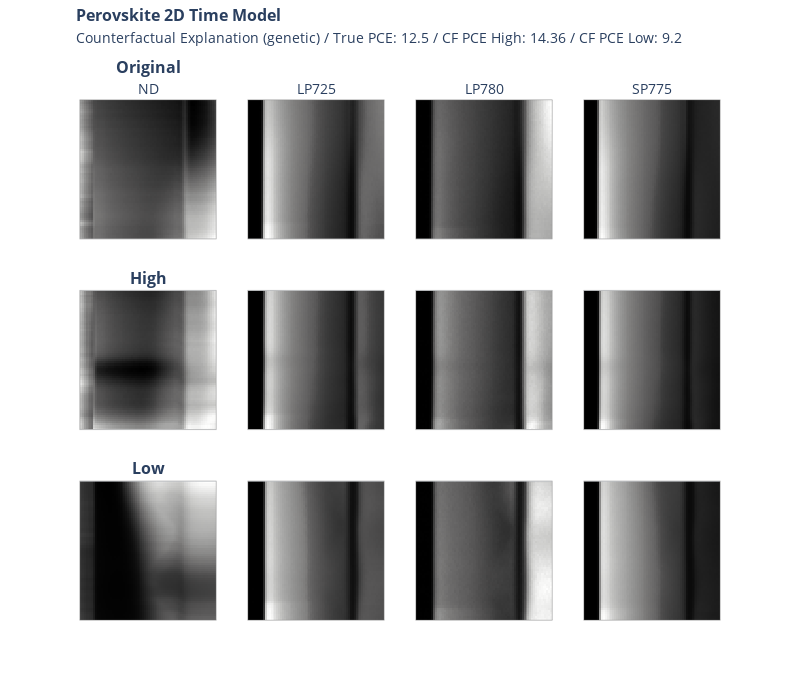

The notebook cell saved with this chart:
### Code cell
import plotly.graph_objects as go
import plotly.express as px
from plotly.subplots import make_subplots


def format_title(title, subtitle=None, font_size=16, subtitle_font_size=14):
    title = f'<span style="font-size: {font_size}px;"><b>{title}</b></span>'
    if not subtitle:
        return title
    subtitle = f'<span style="font-size: {subtitle_font_size}px;">{subtitle}</span>'
    return f"{title}<br>{subtitle}"


fig = make_subplots(
    rows=3,
    cols=4,
    vertical_spacing=0.1,
    subplot_titles=(
        format_title("Original", "ND"),
        format_title("", "LP725"),
        format_title("", "LP780"),
        format_title("", "SP775"),
        format_title("High"),
        None,
        None,
        None,
        format_title("Low"),
        None,
        None,
        None,
    ),
)

fig.add_trace(
    go.Heatmap(z=x[0], colorscale="gray", showscale=False), row=1, col=1
)
fig.add_trace(
    go.Heatmap(z=x[1], colorscale="gray", showscale=False), row=1, col=2
)
fig.add_trace(
    go.Heatmap(z=x[2], colorscale="gray", showscale=False), row=1, col=3
)
fig.add_trace(
    go.Heatmap(z=x[3], colorscale="gray", showscale=False), row=1, col=4
)


fig.add_trace(
    go.Heatmap(z=cf_high[0], colorscale="gray", showscale=False), row=2, col=1
)
fig.add_trace(
    go.Heatmap(z=cf_high[1], colorscale="gray", showscale=False), row=2, col=2
)
fig.add_trace(
    go.Heatmap(z=cf_high[2], colorscale="gray", showscale=False), row=2, col=3
)
fig.add_trace(
    go.Heatmap(z=cf_high[3], colorscale="gray", showscale=False), row=2, col=4
)


fig.add_trace(
    go.Heatmap(z=cf_low[0], colorscale="gray", showscale=False), row=3, col=1
)
fig.add_trace(
    go.Heatmap(z=cf_low[1], colorscale="gray", showscale=False), row=3, col=2
)
fig.add_trace(
    go.Heatmap(z=cf_low[2], colorscale="gray", showscale=False), row=3, col=3
)
fig.add_trace(
    go.Heatmap(z=cf_low[3], colorscale="gray", showscale=False), row=3, col=4
)

fig.update_yaxes(showticklabels=False)
fig.update_xaxes(showticklabels=False)

fig.update_layout(
    title=format_title(
        "Perovskite 2D Time Model",
        "Counterfactual Explanation ("
        + str(cf_methode)
        + ") / True PCE: "
        + str(*y[0])
        + " / CF PCE High: "
        + str(*y_cf_high[0])
        + " / CF PCE Low: "
        + str(*y_cf_low[0]),
    ),
    title_y=0.97,
    title_x=0.095,
    height=700,
    width=800,
)

fig.update_xaxes(showline=True, linewidth=0.5, linecolor="grey", mirror=True)
fig.update_yaxes(showline=True, linewidth=0.5, linecolor="grey", mirror=True)

fig.write_image("xai/images/2D_time/2D_time_cf.png", scale=2)

fig.show()

### Figure 1 — Plotly figure (JSON) as saved in the notebook; plotly's stock layout.template omitted (floating-point values rounded to 4 significant figures; data arrays with more than 128 entries replaced by an {"elided": "..."} marker saying what was removed)
{"data": [{"colorscale": [[0, "rgb(0, 0, 0)"], [0.09091, "rgb(16, 16, 16)"], [0.1818, "rgb(38, 38, 38)"], [0.2727, "rgb(59, 59, 59)"], [0.3636, "rgb(81, 80, 80)"], [0.4545, "rgb(102, 101, 101)"], [0.5455, "rgb(124, 123, 122)"], [0.6364, "rgb(146, 146, 145)"], [0.7273, "rgb(171, 171, 170)"], [0.8182, "rgb(197, 197, 195)"], [0.9091, "rgb(224, 224, 223)"], [1, "rgb(254, 254, 253)"]], "showscale": false, "type": "heatmap", "xaxis": "x", "yaxis": "y", "z": {"elided": "65x72 float values"}}, {"colorscale": [[0, "rgb(0, 0, 0)"], [0.09091, "rgb(16, 16, 16)"], [0.1818, "rgb(38, 38, 38)"], [0.2727, "rgb(59, 59, 59)"], [0.3636, "rgb(81, 80, 80)"], [0.4545, "rgb(102, 101, 101)"], [0.5455, "rgb(124, 123, 122)"], [0.6364, "rgb(146, 146, 145)"], [0.7273, "rgb(171, 171, 170)"], [0.8182, "rgb(197, 197, 195)"], [0.9091, "rgb(224, 224, 223)"], [1, "rgb(254, 254, 253)"]], "showscale": false, "type": "heatmap", "xaxis": "x2", "yaxis": "y2", "z": {"elided": "65x72 float values"}}, {"colorscale": [[0, "rgb(0, 0, 0)"], [0.09091, "rgb(16, 16, 16)"], [0.1818, "rgb(38, 38, 38)"], [0.2727, "rgb(59, 59, 59)"], [0.3636, "rgb(81, 80, 80)"], [0.4545, "rgb(102, 101, 101)"], [0.5455, "rgb(124, 123, 122)"], [0.6364, "rgb(146, 146, 145)"], [0.7273, "rgb(171, 171, 170)"], [0.8182, "rgb(197, 197, 195)"], [0.9091, "rgb(224, 224, 223)"], [1, "rgb(254, 254, 253)"]], "showscale": false, "type": "heatmap", "xaxis": "x3", "yaxis": "y3", "z": {"elided": "65x72 float values"}}, {"colorscale": [[0, "rgb(0, 0, 0)"], [0.09091, "rgb(16, 16, 16)"], [0.1818, "rgb(38, 38, 38)"], [0.2727, "rgb(59, 59, 59)"], [0.3636, "rgb(81, 80, 80)"], [0.4545, "rgb(102, 101, 101)"], [0.5455, "rgb(124, 123, 122)"], [0.6364, "rgb(146, 146, 145)"], [0.7273, "rgb(171, 171, 170)"], [0.8182, "rgb(197, 197, 195)"], [0.9091, "rgb(224, 224, 223)"], [1, "rgb(254, 254, 253)"]], "showscale": false, "type": "heatmap", "xaxis": "x4", "yaxis": "y4", "z": {"elided": "65x72 float values"}}, {"colorscale": [[0, "rgb(0, 0, 0)"], [0.09091, "rgb(16, 16, 16)"], [0.1818, "rgb(38, 38, 38)"], [0.2727, "rgb(59, 59, 59)"], [0.3636, "rgb(81, 80, 80)"], [0.4545, "rgb(102, 101, 101)"], [0.5455, "rgb(124, 123, 122)"], [0.6364, "rgb(146, 146, 145)"], [0.7273, "rgb(171, 171, 170)"], [0.8182, "rgb(197, 197, 195)"], [0.9091, "rgb(224, 224, 223)"], [1, "rgb(254, 254, 253)"]], "showscale": false, "type": "heatmap", "xaxis": "x5", "yaxis": "y5", "z": {"elided": "65x72 float values"}}, {"colorscale": [[0, "rgb(0, 0, 0)"], [0.09091, "rgb(16, 16, 16)"], [0.1818, "rgb(38, 38, 38)"], [0.2727, "rgb(59, 59, 59)"], [0.3636, "rgb(81, 80, 80)"], [0.4545, "rgb(102, 101, 101)"], [0.5455, "rgb(124, 123, 122)"], [0.6364, "rgb(146, 146, 145)"], [0.7273, "rgb(171, 171, 170)"], [0.8182, "rgb(197, 197, 195)"], [0.9091, "rgb(224, 224, 223)"], [1, "rgb(254, 254, 253)"]], "showscale": false, "type": "heatmap", "xaxis": "x6", "yaxis": "y6", "z": {"elided": "65x72 float values"}}, {"colorscale": [[0, "rgb(0, 0, 0)"], [0.09091, "rgb(16, 16, 16)"], [0.1818, "rgb(38, 38, 38)"], [0.2727, "rgb(59, 59, 59)"], [0.3636, "rgb(81, 80, 80)"], [0.4545, "rgb(102, 101, 101)"], [0.5455, "rgb(124, 123, 122)"], [0.6364, "rgb(146, 146, 145)"], [0.7273, "rgb(171, 171, 170)"], [0.8182, "rgb(197, 197, 195)"], [0.9091, "rgb(224, 224, 223)"], [1, "rgb(254, 254, 253)"]], "showscale": false, "type": "heatmap", "xaxis": "x7", "yaxis": "y7", "z": {"elided": "65x72 float values"}}, {"colorscale": [[0, "rgb(0, 0, 0)"], [0.09091, "rgb(16, 16, 16)"], [0.1818, "rgb(38, 38, 38)"], [0.2727, "rgb(59, 59, 59)"], [0.3636, "rgb(81, 80, 80)"], [0.4545, "rgb(102, 101, 101)"], [0.5455, "rgb(124, 123, 122)"], [0.6364, "rgb(146, 146, 145)"], [0.7273, "rgb(171, 171, 170)"], [0.8182, "rgb(197, 197, 195)"], [0.9091, "rgb(224, 224, 223)"], [1, "rgb(254, 254, 253)"]], "showscale": false, "type": "heatmap", "xaxis": "x8", "yaxis": "y8", "z": {"elided": "65x72 float values"}}, {"colorscale": [[0, "rgb(0, 0, 0)"], [0.09091, "rgb(16, 16, 16)"], [0.1818, "rgb(38, 38, 38)"], [0.2727, "rgb(59, 59, 59)"], [0.3636, "rgb(81, 80, 80)"], [0.4545, "rgb(102, 101, 101)"], [0.5455, "rgb(124, 123, 122)"], [0.6364, "rgb(146, 146, 145)"], [0.7273, "rgb(171, 171, 170)"], [0.8182, "rgb(197, 197, 195)"], [0.9091, "rgb(224, 224, 223)"], [1, "rgb(254, 254, 253)"]], "showscale": false, "type": "heatmap", "xaxis": "x9", "yaxis": "y9", "z": {"elided": "65x72 float values"}}, {"colorscale": [[0, "rgb(0, 0, 0)"], [0.09091, "rgb(16, 16, 16)"], [0.1818, "rgb(38, 38, 38)"], [0.2727, "rgb(59, 59, 59)"], [0.3636, "rgb(81, 80, 80)"], [0.4545, "rgb(102, 101, 101)"], [0.5455, "rgb(124, 123, 122)"], [0.6364, "rgb(146, 146, 145)"], [0.7273, "rgb(171, 171, 170)"], [0.8182, "rgb(197, 197, 195)"], [0.9091, "rgb(224, 224, 223)"], [1, "rgb(254, 254, 253)"]], "showscale": false, "type": "heatmap", "xaxis": "x10", "yaxis": "y10", "z": {"elided": "65x72 float values"}}, {"colorscale": [[0, "rgb(0, 0, 0)"], [0.09091, "rgb(16, 16, 16)"], [0.1818, "rgb(38, 38, 38)"], [0.2727, "rgb(59, 59, 59)"], [0.3636, "rgb(81, 80, 80)"], [0.4545, "rgb(102, 101, 101)"], [0.5455, "rgb(124, 123, 122)"], [0.6364, "rgb(146, 146, 145)"], [0.7273, "rgb(171, 171, 170)"], [0.8182, "rgb(197, 197, 195)"], [0.9091, "rgb(224, 224, 223)"], [1, "rgb(254, 254, 253)"]], "showscale": false, "type": "heatmap", "xaxis": "x11", "yaxis": "y11", "z": {"elided": "65x72 float values"}}, {"colorscale": [[0, "rgb(0, 0, 0)"], [0.09091, "rgb(16, 16, 16)"], [0.1818, "rgb(38, 38, 38)"], [0.2727, "rgb(59, 59, 59)"], [0.3636, "rgb(81, 80, 80)"], [0.4545, "rgb(102, 101, 101)"], [0.5455, "rgb(124, 123, 122)"], [0.6364, "rgb(146, 146, 145)"], [0.7273, "rgb(171, 171, 170)"], [0.8182, "rgb(197, 197, 195)"], [0.9091, "rgb(224, 224, 223)"], [1, "rgb(254, 254, 253)"]], "showscale": false, "type": "heatmap", "xaxis": "x12", "yaxis": "y12", "z": {"elided": "65x72 float values"}}], "layout": {"annotations": [{"font": {"size": 16}, "showarrow": false, "text": "<span style=\"font-size: 16px;\"><b>Original</b></span><br><span style=\"font-size: 14px;\">ND</span>", "x": 0.1062, "xanchor": "center", "xref": "paper", "y": 1, "yanchor": "bottom", "yref": "paper"}, {"font": {"size": 16}, "showarrow": false, "text": "<span style=\"font-size: 16px;\"><b></b></span><br><span style=\"font-size: 14px;\">LP725</span>", "x": 0.3688, "xanchor": "center", "xref": "paper", "y": 1, "yanchor": "bottom", "yref": "paper"}, {"font": {"size": 16}, "showarrow": false, "text": "<span style=\"font-size: 16px;\"><b></b></span><br><span style=\"font-size: 14px;\">LP780</span>", "x": 0.6313, "xanchor": "center", "xref": "paper", "y": 1, "yanchor": "bottom", "yref": "paper"}, {"font": {"size": 16}, "showarrow": false, "text": "<span style=\"font-size: 16px;\"><b></b></span><br><span style=\"font-size: 14px;\">SP775</span>", "x": 0.8938, "xanchor": "center", "xref": "paper", "y": 1, "yanchor": "bottom", "yref": "paper"}, {"font": {"size": 16}, "showarrow": false, "text": "<span style=\"font-size: 16px;\"><b>High</b></span>", "x": 0.1062, "xanchor": "center", "xref": "paper", "y": 0.6333, "yanchor": "bottom", "yref": "paper"}, {"font": {"size": 16}, "showarrow": false, "text": "<span style=\"font-size: 16px;\"><b>Low</b></span>", "x": 0.1062, "xanchor": "center", "xref": "paper", "y": 0.2667, "yanchor": "bottom", "yref": "paper"}], "height": 700, "title": {"text": "<span style=\"font-size: 16px;\"><b>Perovskite 2D Time Model</b></span><br><span style=\"font-size: 14px;\">Counterfactual Explanation (genetic) / True PCE: 12.5 / CF PCE High: 14.36 / CF PCE Low: 9.2</span>", "x": 0.095, "y": 0.97}, "width": 800, "xaxis": {"anchor": "y", "domain": [0, 0.2125], "linecolor": "grey", "linewidth": 0.5, "mirror": true, "showline": true, "showticklabels": false}, "xaxis10": {"anchor": "y10", "domain": [0.2625, 0.475], "linecolor": "grey", "linewidth": 0.5, "mirror": true, "showline": true, "showticklabels": false}, "xaxis11": {"anchor": "y11", "domain": [0.525, 0.7375], "linecolor": "grey", "linewidth": 0.5, "mirror": true, "showline": true, "showticklabels": false}, "xaxis12": {"anchor": "y12", "domain": [0.7875, 1], "linecolor": "grey", "linewidth": 0.5, "mirror": true, "showline": true, "showticklabels": false}, "xaxis2": {"anchor": "y2", "domain": [0.2625, 0.475], "linecolor": "grey", "linewidth": 0.5, "mirror": true, "showline": true, "showticklabels": false}, "xaxis3": {"anchor": "y3", "domain": [0.525, 0.7375], "linecolor": "grey", "linewidth": 0.5, "mirror": true, "showline": true, "showticklabels": false}, "xaxis4": {"anchor": "y4", "domain": [0.7875, 1], "linecolor": "grey", "linewidth": 0.5, "mirror": true, "showline": true, "showticklabels": false}, "xaxis5": {"anchor": "y5", "domain": [0, 0.2125], "linecolor": "grey", "linewidth": 0.5, "mirror": true, "showline": true, "showticklabels": false}, "xaxis6": {"anchor": "y6", "domain": [0.2625, 0.475], "linecolor": "grey", "linewidth": 0.5, "mirror": true, "showline": true, "showticklabels": false}, "xaxis7": {"anchor": "y7", "domain": [0.525, 0.7375], "linecolor": "grey", "linewidth": 0.5, "mirror": true, "showline": true, "showticklabels": false}, "xaxis8": {"anchor": "y8", "domain": [0.7875, 1], "linecolor": "grey", "linewidth": 0.5, "mirror": true, "showline": true, "showticklabels": false}, "xaxis9": {"anchor": "y9", "domain": [0, 0.2125], "linecolor": "grey", "linewidth": 0.5, "mirror": true, "showline": true, "showticklabels": false}, "yaxis": {"anchor": "x", "domain": [0.7333, 1], "linecolor": "grey", "linewidth": 0.5, "mirror": true, "showline": true, "showticklabels": false}, "yaxis10": {"anchor": "x10", "domain": [0, 0.2667], "linecolor": "grey", "linewidth": 0.5, "mirror": true, "showline": true, "showticklabels": false}, "yaxis11": {"anchor": "x11", "domain": [0, 0.2667], "linecolor": "grey", "linewidth": 0.5, "mirror": true, "showline": true, "showticklabels": false}, "yaxis12": {"anchor": "x12", "domain": [0, 0.2667], "linecolor": "grey", "linewidth": 0.5, "mirror": true, "showline": true, "showticklabels": false}, "yaxis2": {"anchor": "x2", "domain": [0.7333, 1], "linecolor": "grey", "linewidth": 0.5, "mirror": true, "showline": true, "showticklabels": false}, "yaxis3": {"anchor": "x3", "domain": [0.7333, 1], "linecolor": "grey", "linewidth": 0.5, "mirror": true, "showline": true, "showticklabels": false}, "yaxis4": {"anchor": "x4", "domain": [0.7333, 1], "linecolor": "grey", "linewidth": 0.5, "mirror": true, "showline": true, "showticklabels": false}, "yaxis5": {"anchor": "x5", "domain": [0.3667, 0.6333], "linecolor": "grey", "linewidth": 0.5, "mirror": true, "showline": true, "showticklabels": false}, "yaxis6": {"anchor": "x6", "domain": [0.3667, 0.6333], "linecolor": "grey", "linewidth": 0.5, "mirror": true, "showline": true, "showticklabels": false}, "yaxis7": {"anchor": "x7", "domain": [0.3667, 0.6333], "linecolor": "grey", "linewidth": 0.5, "mirror": true, "showline": true, "showticklabels": false}, "yaxis8": {"anchor": "x8", "domain": [0.3667, 0.6333], "linecolor": "grey", "linewidth": 0.5, "mirror": true, "showline": true, "showticklabels": false}, "yaxis9": {"anchor": "x9", "domain": [0, 0.2667], "linecolor": "grey", "linewidth": 0.5, "mirror": true, "showline": true, "showticklabels": false}}}
